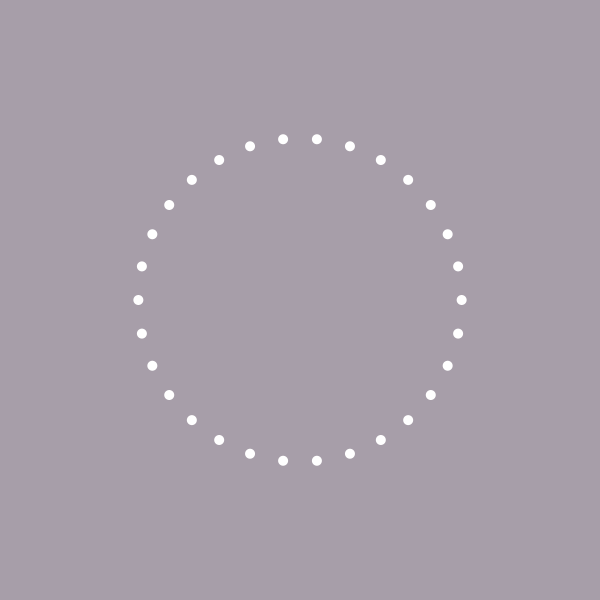
Frame 1 (no input)
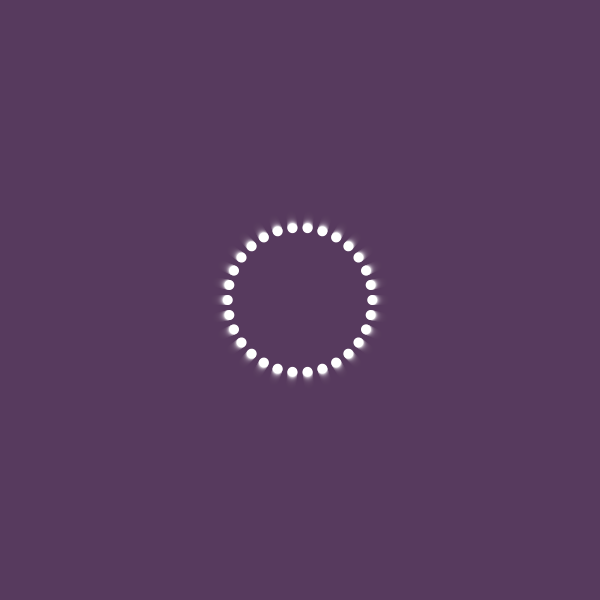
Frame 60 (the mouse pressed at the canvas centre just before this capture)
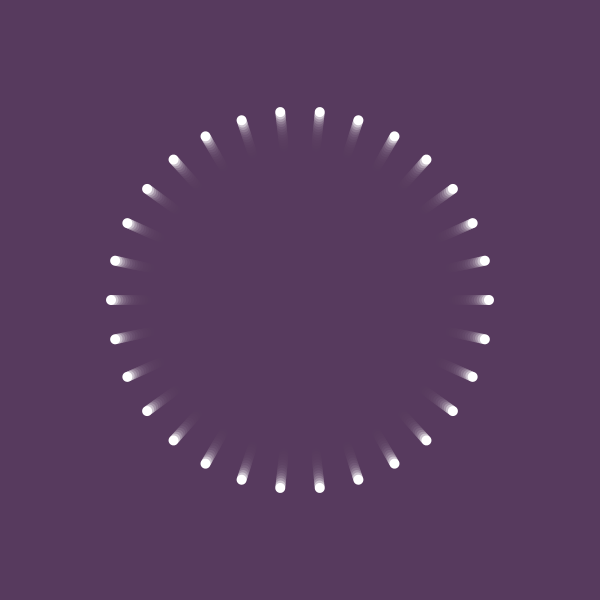
Frame 120 (the mouse held since frame 60 and released just before this capture)

The Processing sketch that drew these frames (run headless with seeded random() and noise(); from frame 60 on, the mouse is pressed at the canvas centre):

// Processing sketch: processing_155249
// ── processing_155249.pde

float startRadius;
float endRadius;

int num = 30;

float m = 0;

void setup() {
  size(600, 600);
  smooth();

  startRadius = random (width/2-50);
  endRadius = random (width/2-50);

  frameRate (30);
}




void draw()
{
  fill (#57385c, 80);
  noStroke();
  rect (0, 0, width, height);

  fill (#ffffff);
  noStroke();

  float rad = lerp (startRadius, endRadius, sin (m));

  int i = 0;
  while (i < num)
  {
    float angle = map (i, 0, num, 0, TWO_PI);
    float x = width/2 + cos (angle) * rad; 
    float y = height/2 + sin (angle) * rad; 

    ellipse (x, y, 10, 10);
    i = i+1;
  }

  m+= 0.02;

  if (m >= PI/2)
  {
    m = 0;
    startRadius = endRadius;
    endRadius = random (width/2-50);
  }
}
